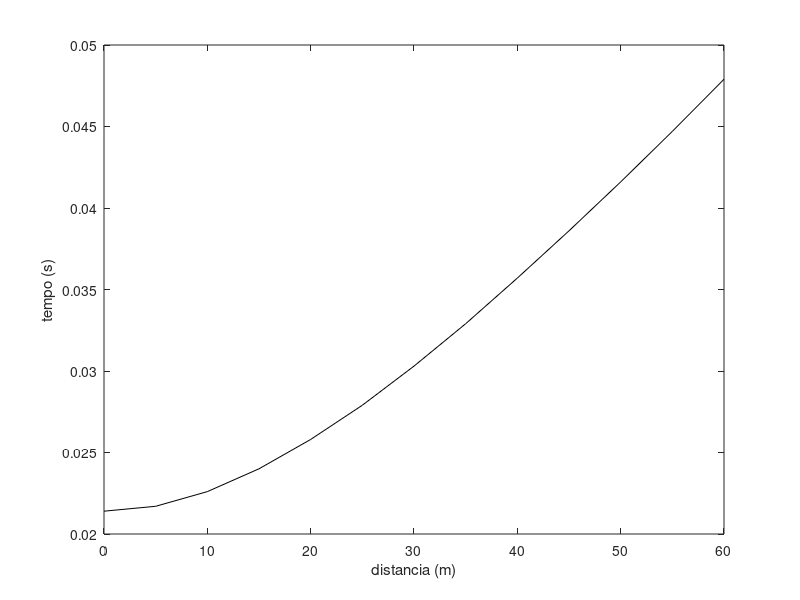
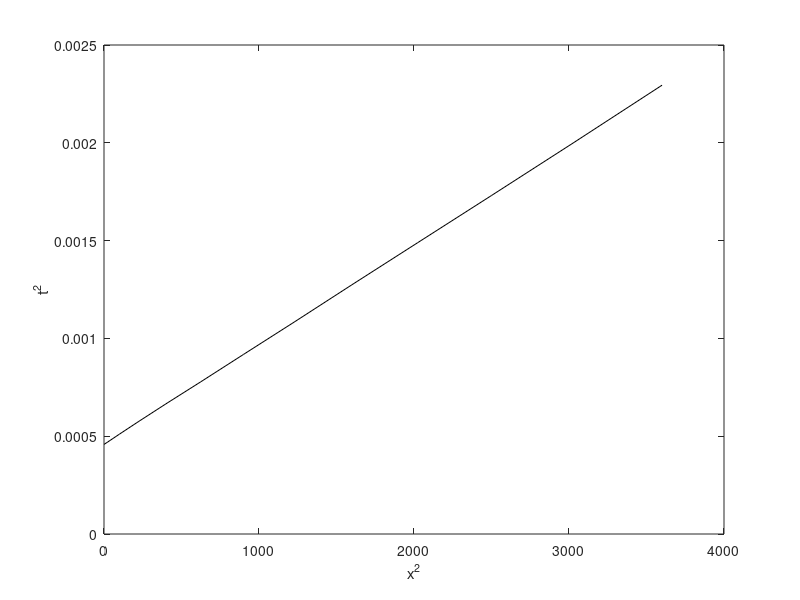

Write the MATLAB code that produced these figures, in order.
% Problemas Diretos e Inversos em Geofísica - Conceitos Basicos e Aplicacoes
% Prof. Giuliano Marotta - SIS/IG/UnB - marotta@unb.br
% Parte V: Exercicio 03
% ---------------------------------------------------------------------
% Sismica de reflexao de 2 camadas horizontais
% Condicao: V1<V2

% Metodo t^2 - x^2

close all
clear all
clc

% Funcao para solucao do problema inverso
function [ti, S] = invV(d, G)
    m = (G'*G)^-1*(G'*d);
    ti = m(1,1);
    S = m(2,1);
end

% Abrir arquivo de dados
Dados = importdata('DadosReflexao.txt','\t');
x = Dados.data(:,2); % distância dos receptores, em metros
t = Dados.data(:,3)/1000; % Tempo registrado para a onda refletida na segunda camada, em segundos

% Plota dados
figure()
plot(x,t,'k')
xlabel('distancia (m)')
ylabel('tempo (s)')

% Plota dados no formato t^2 - x^2
figure()
plot(x.^2,t.^2,'k')
xlabel('x^2')
ylabel('t^2')

% Inversao
% funcao: t^2 = (x^2+4h^2)/V^2
% t^2 = x^2/V^2 + 4h^2/V^2
% y = a+bx
% t = t^2; a = t0 = 4h^2/V^2; b = 1/V^2; x = X^2

% Estimativa de t0 e S1 envolvendo onda refletida
d = t.^2;
x = x.^2;
G = [ones(length(x),1) x];
[t0, S1] = invV(d, G);

% Estimativa de V e h envolvendo onda refletida
V1 = 1/S1^0.5
h = ((t0*V1^2)/4)^0.5




